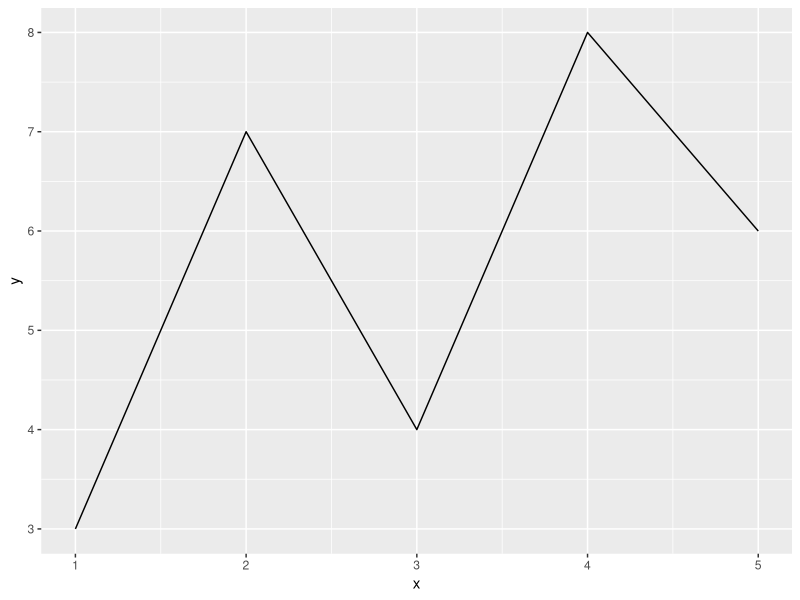

Write the R code that produced this figure.
# Create a line plot connecting points using ggplot and geom_line().

# load ggplot2
library(ggplot2)

# Create example data
x<-c(1,2,3,4,5)
y<-c(3,7,4,8,6)
data<-data.frame(x,y)


# Create a line plot
ggplot(data,aes(x = x,y = y)) +
  geom_line()